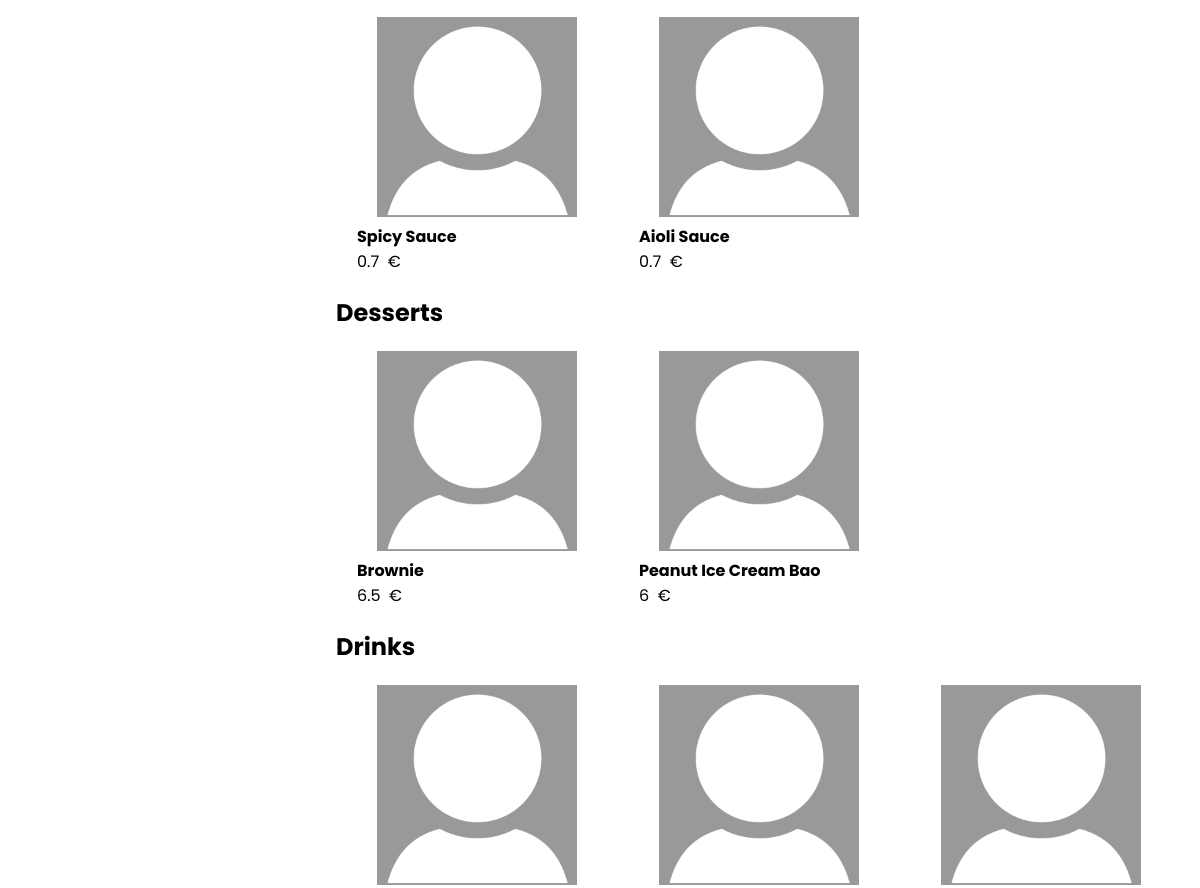
/editRestaurant.php?id=1 (middle part), run on an earlier commit of the app's database.
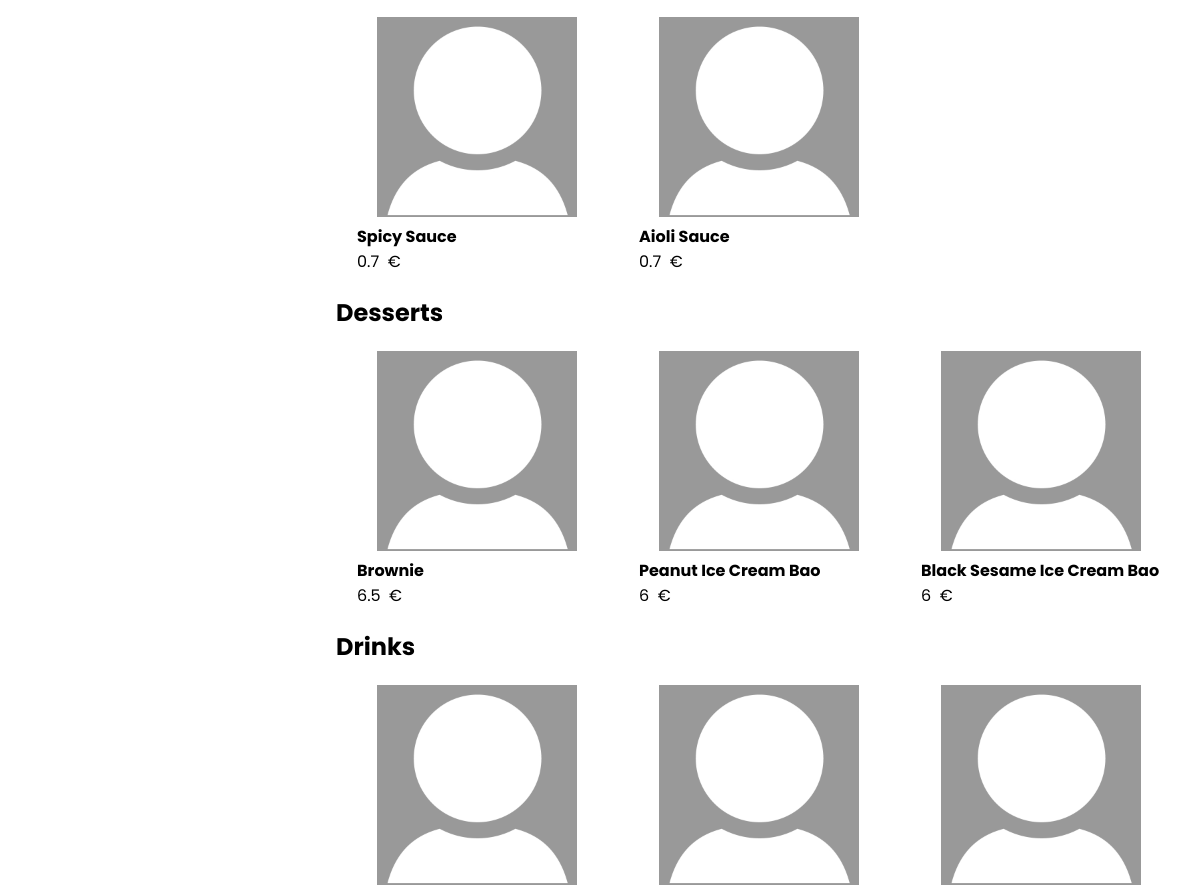
And on a later commit of the database.
### tables this page shows
CREATE TABLE "Dish" (
	"id"	INTEGER,
	"name"	TEXT NOT NULL,
	"price"	REAL NOT NULL,
	"id_photo"	INTEGER NOT NULL,
	"restaurant_id"	INTEGER NOT NULL,
	PRIMARY KEY("id" AUTOINCREMENT),
	FOREIGN KEY("restaurant_id") REFERENCES "Restaurant"("id")
	FOREIGN KEY("id_photo") REFERENCES "Photo"("id")
);

CREATE TABLE "Photo" (
	"id"	INTEGER,
	"path"	TEXT NOT NULL UNIQUE,
	PRIMARY KEY("id" AUTOINCREMENT)
);

### database/restaurant.class.php (called while the page is built, shortened)
<?php
    require_once(__DIR__ . '/dish.class.php');
    class Restaurant{
        static function getDishes(PDO $db, int $id) : array {
            $stmt = $db->prepare('SELECT * FROM Dish WHERE Dish.restaurant_id=?');
            $stmt->execute(array($id));
            $dishes = array();
            while ($dish = $stmt->fetch()) {
                $dishes[] = new Dish(
                    intval($dish['id']),
                    $dish['name'],
                    floatval($dish['price']),
                    intval($dish['restaurant_id'])
                );
            }
            return $dishes;
        }
    }
?>

### database/dish.class.php (called while the page is built, shortened)
<?php
    class Dish{
        public int $id;
        public string $name;
        public float $price;
        public function __construct(int $id, string $name, float $price, int $restaurant_id){
            $this->id = $id;
            $this->name = $name;
            $this->price = $price;
        }
        function getName() : string {
            return $this->name;
        }
        function getPrice() : float {
            return $this->price;
        }
        static function getPhoto(PDO $db, int $id) : ?string {
            $stmt = $db->prepare('SELECT path FROM Photo WHERE Photo.id=(SELECT id_photo FROM Dish WHERE Dish.id=?)');
            $stmt->execute(array($id));
            $path = $stmt->fetch()['path'];
            return $path;
        }
        function getType(PDO $db) : ?string {
            $stmt = $db->prepare('SELECT name FROM Type WHERE Type.id=(SELECT id_type FROM DishType WHERE DishType.id_dish=?)');
            $stmt->execute(array($this->id));
            $type = null;
            while ($type_data = $stmt->fetch()) {
                $type = $type_data['name'];
                break;
            }
            return $type;
        }
    }
?>

### editRestaurant.php (the view, shortened to what this page needs)
<?php
    require_once(__DIR__ . '/database/restaurant.class.php');
    require_once(__DIR__ . '/database/dish.class.php');
    function show_dishes_types(int $id){ ?>
                <?php
                    $types = array();
                    $db = getDatabaseConnection();
                    foreach(Restaurant::getDishes($db, $id) as $dish ){
                        $types[] = $dish->getType($db);
                    }
                        ?>
        <?php
    }
        ?>
        <?php
    function show_dishes(int $id) {
            $types = array();
            $db = getDatabaseConnection();
            $dishes = Restaurant::getDishes($db, $id);
            foreach($dishes as $dish){
                $types[] = $dish->getType($db);
            }
            foreach(array_unique($types) as $type){ ?>
                <section class="dishType" id="<?php echo ($type);?>">
                <h3><?php echo ($type);?></h3>
                <ul>
                <?php
                foreach($dishes as $dish){
                    if ($dish->getType($db) === $type) { ?>
                        <li>
                        <figure class="comida" clickable onclick="open_add_order_popup(this);"
                            data-dish_id="<?php echo($dish->id)?>"
                            data-dish_name="<?php echo($dish->getName())?>"
                            data-dish_photo="<?php echo($dish->getPhoto($db, $id))?>"
                            data-dish_price="<?php echo($dish->getPrice())?>"   >
                            <img src="<?php echo($dish->getPhoto($db, $id)); ?>" alt="<?php echo($dish->getName()); ?>" width="200px" height="200px" />
                            <figcaption> <?php echo($dish->getName()); ?> </figcaption>
                            <p class="preco"><?php echo($dish->getPrice()); ?> &nbsp;€</p>
                        </figure>
                        </li>
                <?php
                }
            }
            ?>
                </ul>
            </section>
            <?php
            }
    }
        ?>
<!DOCTYPE html>
<html>
    <head>
        <link rel="stylesheet" href="css/style.css">
        <link rel="stylesheet" href="css/restaurantPage.css">
        <link rel="stylesheet" href="css/position.css">
    </head>
    <body>
    <main>
        <article class="restaurant-page">
        <?php
        $restaurant_id = intval($_GET['id']);
        ?>
            <main>
                    <?php show_dishes_types($restaurant_id); ?>
                <section id="listaPratos">
                    <?php show_dishes($restaurant_id); ?>
                </section>
            </main>
        </article>
    </main>
    </body>
</html>

What changed in the data, as far as the page shows it:
added dish: dish.id (placeholder picture), name "Black Sesame Ice Cream Bao", price "6", shown under "Desserts"
